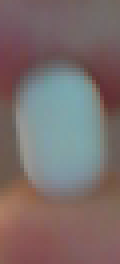
#> input picture Python_Face_Detect_Mouth_Detect/FaceDetection_MouthDetection/test/RIGHT2.bmp, 30 x 66 px (shown 4 times larger)
$ python -i PillColorChecker.py   (imports and definitions only)
#> lines starting #> are read from the running program, lines starting #| are printed output that depends on the picture
### Python_Face_Detect_Mouth_Detect/FaceDetection_MouthDetection/PillMask.py
# -*- coding: utf-8 -*-
"""
Created on Wed Apr  9 16:36:58 2014

@author: dehua
"""


import numpy as np
import cv2

'''
   input : image
   output : white balanced image
'''
def whiteBalance(img):
    img_temp = img.copy()
    r = cv2.split(img_temp)[0]
    g = cv2.split(img_temp)[1]
    b = cv2.split(img_temp)[2]
    cv2.equalizeHist(r,r)
    cv2.equalizeHist(g,g)
    cv2.equalizeHist(b,b)
    img_temp = cv2.merge([r,g,b]);
    return img_temp

'''
   input :  image

           image -> gaussian blur -> color space convert -> white balance

   output:

'''
def preProcess(img, colorSpaceCode):
    tempImg = img.copy()
    # gaussian blur image
    tempImg = cv2.GaussianBlur(tempImg,(5,5),0)
    if (colorSpaceCode == 'HLS'):
        cv2.cvtColor(tempImg, cv2.COLOR_BGR2HLS, tempImg)
    if (colorSpaceCode == 'GRAY'):
        cv2.cvtColor(tempImg, cv2.COLOR_BGR2GRAY, tempImg)
    if (colorSpaceCode == 'YUV'):
        cv2.cvtColor(tempImg, cv2.COLOR_BGR2YUV, tempImg)
    if (colorSpaceCode == 'LAB'):
        cv2.cvtColor(tempImg, cv2.COLOR_BGR2LAB, tempImg)
    if (colorSpaceCode == 'LUV'):
        cv2.cvtColor(tempImg, cv2.COLOR_BGR2LUV, tempImg)
    if (colorSpaceCode == 'YCrCb'):
        cv2.cvtColor(tempImg, cv2.COLOR_BGR2YCR_CB, tempImg)
    if (colorSpaceCode == 'HSV'):
        cv2.cvtColor(tempImg, cv2.COLOR_BGR2HSV, tempImg)
    return whiteBalance(tempImg)

'''
    grab cut with erosion and dilation

    input image, initial rect

'''
def grabCut(img, rect):
    mask = np.zeros(img.shape[:2],np.uint8)
    bgdModel = np.zeros((1,65), np.float64)
    fgdModel = np.zeros((1,65), np.float64)
    cv2.grabCut(img,mask,rect, bgdModel,fgdModel,5,cv2.GC_INIT_WITH_RECT)
    mask2 = np.where((mask==2)|(mask==0),0,1).astype('uint8')
    img = img*mask2[:,:,np.newaxis]
    kernel = np.ones((5,5),np.uint8)
    erosion = cv2.erode(img,kernel,iterations = 1)
    dilation = cv2.dilate(erosion,kernel,iterations = 1)
    return dilation


'''


'''
def fusion(img_list, width, height):
    maxValue = 0
    fusion_img = np.zeros((height,width,3), np.uint8)
    for x0 in range(0,width):
        for y0 in range(0,height):
            for img in img_list:
                if(img[y0,x0][0] != 0 or img[y0,x0][1] != 0 or img[y0,x0][2] != 0):
                    fusion_img[y0,x0][0] = fusion_img[y0,x0][0] + 1
                    fusion_img[y0,x0][1] = fusion_img[y0,x0][1] + 1
                    fusion_img[y0,x0][2] = fusion_img[y0,x0][2] + 1
            if(fusion_img[y0,x0][0] > maxValue):
                maxValue = fusion_img[y0,x0][0]
    return [fusion_img, maxValue]

def fusionImageDisplay(img,fusion_image, maxValue, width, height):
    image = img.copy()
    if(maxValue !=0):
        for x0 in range(0,width):
            for y0 in range(0,height):
                if(fusion_image[y0,x0][0] != maxValue ):
                    image[y0,x0][0] = 0
                    image[y0,x0][1] = 0
                    image[y0,x0][2] = 0
    else:
        for x0 in range(0,width):
            for y0 in range(0,height):
                image[y0,x0][0] = 0
                image[y0,x0][1] = 0
                image[y0,x0][2] = 0
    return image


# [170 lines left out: functions score, statistic, colorConfidence, getDynamicLowerParam, histogram, main, not called in this run]
 #  cutting_level = getDynamicLowerParam(light, 0.1)
  #  print 'cutting_level  ' + str(cutting_level)

   #    parameters:
   #  GREEN:(70.0, 160.0, 255.0, 255.0);
   #  YELLOW:(100, 200, 255.0, 255.0);
   #  ORANGE:(115, 220, 255.0, 255.0);
   #  BLUE:(25, 150, 255.0, 255.0);
   #  RED:(150, 150, 255, 255);


  #  confidence = colorConfidence(maskImg, [0,256,cutting_level,256,0,256])
 #   print str(i) + " confidence ==========  " + str(confidence);


### Python_Face_Detect_Mouth_Detect/pill_check_auto_training/source_code/color_checker_v2/BlobDetector.py
# -*- coding: utf-8 -*-
"""
Created on Wed Apr  9 15:51:31 2014

@author: dehua
"""

import cv2


class Blob(object):
    # [6 lines left out: function __init__, not called in this run]
    def __str__(self):
        return "X: %4d -> %4d, Y: %4d -> %4d, mass: %6d" %(self.xMin,self.xMax,self.yMin,self.yMax,self.mass )
    def __lt__(self, other):
         return self.mass < other.mass


class BlobDetector(object):
    def __init__(self, width, height):
        self.width = width
        self.height = height
        self.labelBuffer = [0]*width*height
        tablesize = width*height/4
        self.labelTable = [0]*tablesize
        self.xMinTable = [0]*tablesize
        self.xMaxTable = [0]*tablesize
        self.yMinTable = [0]*tablesize
        self.yMaxTable = [0]*tablesize
        self.massTable = [0]*tablesize
    # [79 lines left out: function detectBlobs, not called in this run]

'''
if __name__ == "__main__":
    inputPath = "C:/Users/dehua/Desktop/images/test/fusion/2fusion_img.jpg"
    img = cv2.imread(inputPath)
    (img, cv2.COLOR_BGR2GRAY, img)
    blobDetector = BlobDetector(img.shape[1], img.shape[0])
    blobList = blobDetector.detectBlobs(img, 50, -1, 50)
    print blobList[0]
'''


### Python_Face_Detect_Mouth_Detect/FaceDetection_MouthDetection/PillColorChecker.py
# -*- coding: utf-8 -*-
"""
Created on Wed Apr  9 16:34:01 2014

@author: dehua
"""

import PillMask as pm
from color_checker_v2 import BlobDetector as bd
from color_checker_v2 import ColorMask as cm
import cv2
import numpy as np
import Global


def processOneImage(image):
    width = image.shape[1]
    height = image.shape[0]
    x = (int)(0.18*width)
    y = (int)(0.18*height)
    w = (int)(0.8*width)
    h = (int)(0.8*height)
    rect = (x,y,w,h);
    ColorSpaceSequences = ['RGB','YUV','LAB','LUV','YCrCb']
    tempImage = []
    for colorCode in ColorSpaceSequences:
        preProImg = pm.preProcess(image,colorCode)
        grabCutImg = pm.grabCut(preProImg, rect)
        tempImage.append(grabCutImg)
    [img_fusion, maxValue] = pm.fusion(tempImage,width,height)
    img_crop = pm.fusionImageDisplay(image, img_fusion,maxValue, width, height)
    return img_crop

def determineColor(img_original, img_grabcut):
    blobDetector = bd.BlobDetector(img_grabcut.shape[1], img_grabcut.shape[0])
    blobList = blobDetector.detectBlobs(img_grabcut, 50, -1, 50)
    if blobList:
        colorMask = cm.ColorMask(img_original)
        yellow = colorMask.getColorMask(cm.ColorSupported.YELLOW)
        white = colorMask.getColorMask(cm.ColorSupported.WHITE)
        isWhite = judge(img_grabcut,white)
        isYellow = judge(img_grabcut,yellow)
        if isWhite ==1:
            return True
      #  if isWhite == 1 and isYellow == 0:
      #      return True
    return False

def judge(img_grabcut, img_mask):
    status = 0;
    width = img_mask.shape[1]
    height = img_mask.shape[0]
    gray1 = cv2.cvtColor(img_grabcut, cv2.COLOR_BGR2GRAY, img_grabcut)
    gray2 = cv2.cvtColor(img_mask, cv2.COLOR_BGR2GRAY, img_mask)
    for y in range(0,height):
        for x in range(0, width):
            if (gray1[y,x] > 0) and (gray2[y,x] > 0):
                img_mask[y,x] = np.array([255,255,255],np.uint8)
            else:
                img_mask[y,x] = np.array([0,0,0],np.uint8)
    blobDetector = bd.BlobDetector(img_mask.shape[1], img_mask.shape[0])
    blobList = blobDetector.detectBlobs(img_mask, 50, -1, 50)
    if blobList:
        #print 'color detected : ======================= '
        #print blobList[0]
        ratio = blobList[0].mass*1.0 / (width*height)
        if ratio > Global.PILL_COLOR_WHITE_RATIO_TREASH:
            status = 1
        #print 'ratio: ' + str(ratio)
        #cv2.imwrite(output_folder+str(index)+'wwww'+str(ratio)+'.bmp', img_mask)
    return status

def run(image):
    medication_type_exist = False
    if Global.medication_type == "Tictac":
        image = cv2.resize(image,(32, 64), interpolation = cv2.INTER_CUBIC)
        medication_type_exist = True
    if Global.medication_type == "Tictac":
        image = cv2.resize(image,(64, 64), interpolation = cv2.INTER_CUBIC)
        medication_type_exist = True
    if Global.medication_type == "TAK-375SL":
        image = cv2.resize(image,(64, 64), interpolation = cv2.INTER_CUBIC)
        medication_type_exist = True

    if medication_type_exist == False:
        image = cv2.resize(image,(64, 64), interpolation = cv2.INTER_CUBIC)
    grab = processOneImage(image)
    return determineColor(image,grab)

>>> import cv2
>>> picture = cv2.imread('test/RIGHT2.bmp')
#> picture is the input picture: shape (66, 30, 3); mean B, G, R 107.9, 109, 122.6
>>> result = run(picture)
#> in run, `image = cv2.resize(image,(64, 64), interpolation = cv2.INTER_CUBIC)`:
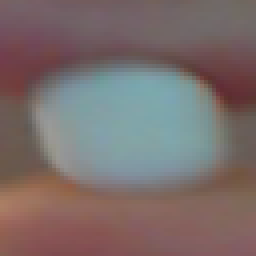
#> image: shape (64, 64, 3) (shown 4 times larger); mean of channels 0, 1, 2 107.8, 109, 122.6; drawn as B, G, R
#> the loop in processOneImage, `for colorCode in ColorSpaceSequences:` made 5 passes
#> pass 1, in whiteBalance, `r = cv2.split(img_temp)[0]`:
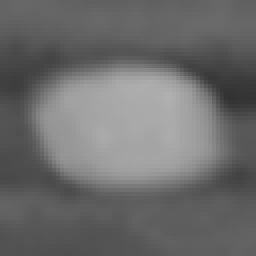
#> r: shape (64, 64) (shown 4 times larger); min 50, max 176, mean 107.8
#> pass 1, in whiteBalance, `b = cv2.split(img_temp)[2]`:
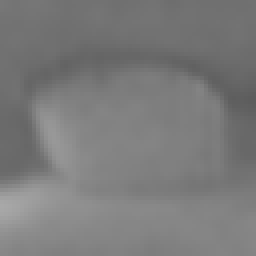
#> b: shape (64, 64) (shown 4 times larger); min 93, max 168, mean 122.6
#> after the loop in processOneImage, `for colorCode in ColorSpaceSequences:`:
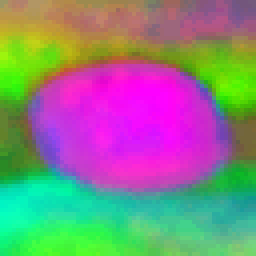
#> preProImg: shape (64, 64, 3) (shown 4 times larger); mean of channels 0, 1, 2 129.8, 131.2, 133.7; drawn as B, G, R
#> after the loop in processOneImage, `for colorCode in ColorSpaceSequences:`: tempImage = 5 items
#> after the loop in fusion, `for x0 in range(0,width):`:
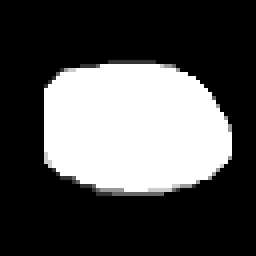
#> fusion_img: shape (64, 64, 3) (shown 4 times larger); min 0, max 5, mean 1.57; drawn with min black and max white
#> in processOneImage, `[img_fusion, maxValue] = pm.fusion(tempImage,width,height)`: maxValue = 5
#> after the loop in fusionImageDisplay, `for x0 in range(0,width):`:
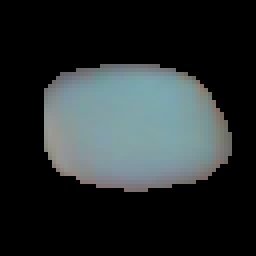
#> image: shape (64, 64, 3) (shown 4 times larger); mean of channels 0, 1, 2 46, 45.1, 38.8; drawn as B, G, R
#> (the run stopped early here; a loop or call above may not have finished)

$ run again, on Python_Face_Detect_Mouth_Detect/FaceDetection_MouthDetection/test/WRONG_SHAPE1.bmp
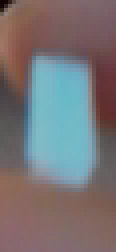
#> input picture Python_Face_Detect_Mouth_Detect/FaceDetection_MouthDetection/test/WRONG_SHAPE1.bmp, 29 x 63 px (shown 4 times larger)
#> picture is the input picture: shape (63, 29, 3); mean B, G, R 117.4, 115.2, 119.4
#> after the loop in processOneImage, `for colorCode in ColorSpaceSequences:`:
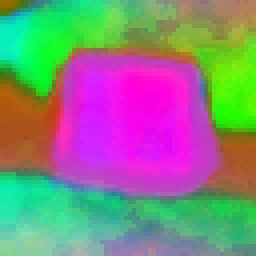
#> preProImg: shape (64, 64, 3) (shown 4 times larger); mean of channels 0, 1, 2 130.1, 131.2, 133.1; drawn as B, G, R
#> after the loop in processOneImage, `for colorCode in ColorSpaceSequences:`: tempImage = 5 items
#> in processOneImage, `[img_fusion, maxValue] = pm.fusion(tempImage,width,height)`: maxValue = 5
#> after the loop in fusionImageDisplay, `for x0 in range(0,width):`:
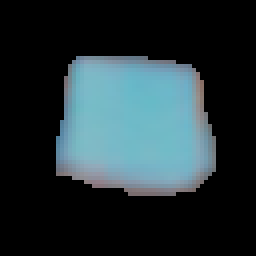
#> image: shape (64, 64, 3) (shown 4 times larger); mean of channels 0, 1, 2 53.4, 49.2, 34.7; drawn as B, G, R

$ run again, on Python_Face_Detect_Mouth_Detect/FaceDetection_MouthDetection/test/WRONG_SHAPE2.bmp
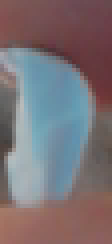
#> input picture Python_Face_Detect_Mouth_Detect/FaceDetection_MouthDetection/test/WRONG_SHAPE2.bmp, 28 x 61 px (shown 4 times larger)
#> picture is the input picture: shape (61, 28, 3); mean B, G, R 117.6, 113, 121.9
#> after the loop in processOneImage, `for colorCode in ColorSpaceSequences:`:
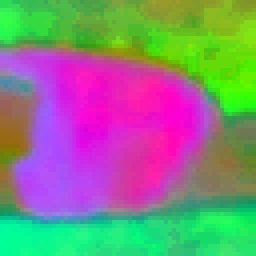
#> preProImg: shape (64, 64, 3) (shown 4 times larger); mean of channels 0, 1, 2 128.3, 131.2, 132.3; drawn as B, G, R
#> after the loop in processOneImage, `for colorCode in ColorSpaceSequences:`: tempImage = 5 items
#> in processOneImage, `[img_fusion, maxValue] = pm.fusion(tempImage,width,height)`: maxValue = 5
#> after the loop in fusionImageDisplay, `for x0 in range(0,width):`:
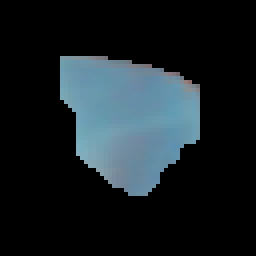
#> image: shape (64, 64, 3) (shown 4 times larger); mean of channels 0, 1, 2 36.3, 32, 23.6; drawn as B, G, R

$ run again, on Python_Face_Detect_Mouth_Detect/FaceDetection_MouthDetection/test/WRONG_SHAPE3.bmp
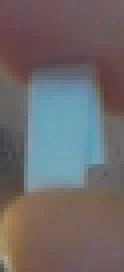
#> input picture Python_Face_Detect_Mouth_Detect/FaceDetection_MouthDetection/test/WRONG_SHAPE3.bmp, 31 x 68 px (shown 4 times larger)
#> picture is the input picture: shape (68, 31, 3); mean B, G, R 106.1, 104.5, 109.9
#> after the loop in processOneImage, `for colorCode in ColorSpaceSequences:`:
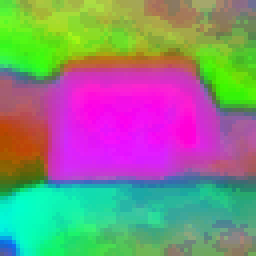
#> preProImg: shape (64, 64, 3) (shown 4 times larger); mean of channels 0, 1, 2 129.7, 133.6, 133.6; drawn as B, G, R
#> after the loop in processOneImage, `for colorCode in ColorSpaceSequences:`: tempImage = 5 items
#> in processOneImage, `[img_fusion, maxValue] = pm.fusion(tempImage,width,height)`: maxValue = 5
#> after the loop in fusionImageDisplay, `for x0 in range(0,width):`:
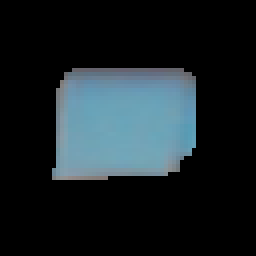
#> image: shape (64, 64, 3) (shown 4 times larger); mean of channels 0, 1, 2 38.2, 34.1, 25; drawn as B, G, R
